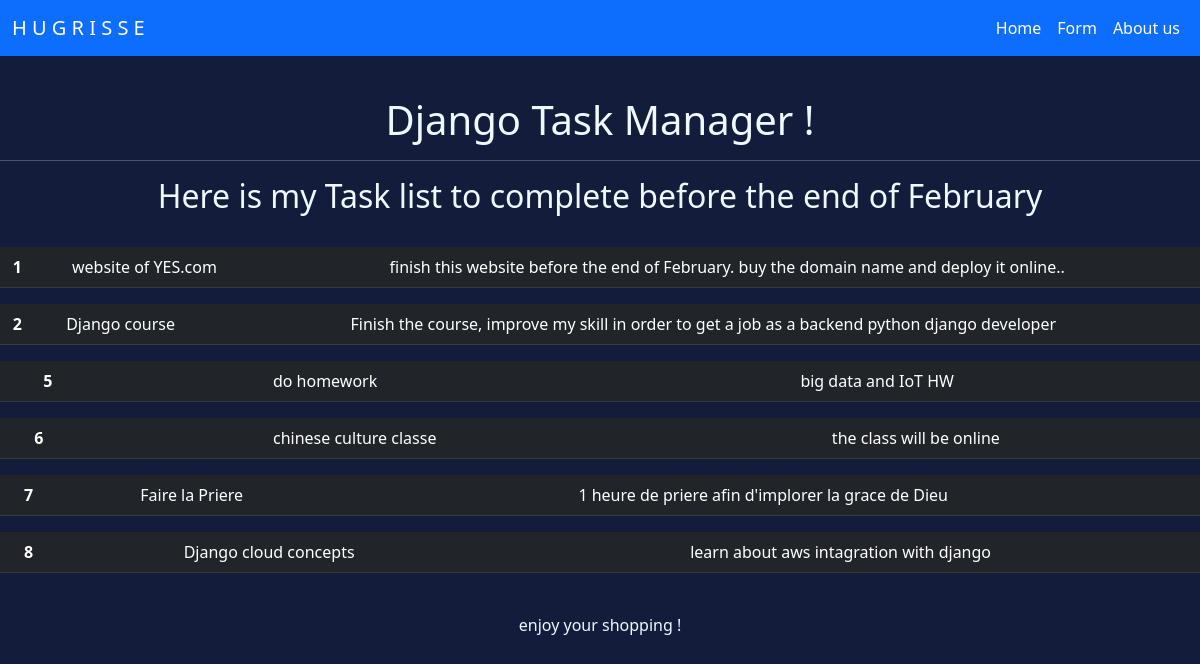
Before: / with the older database file.
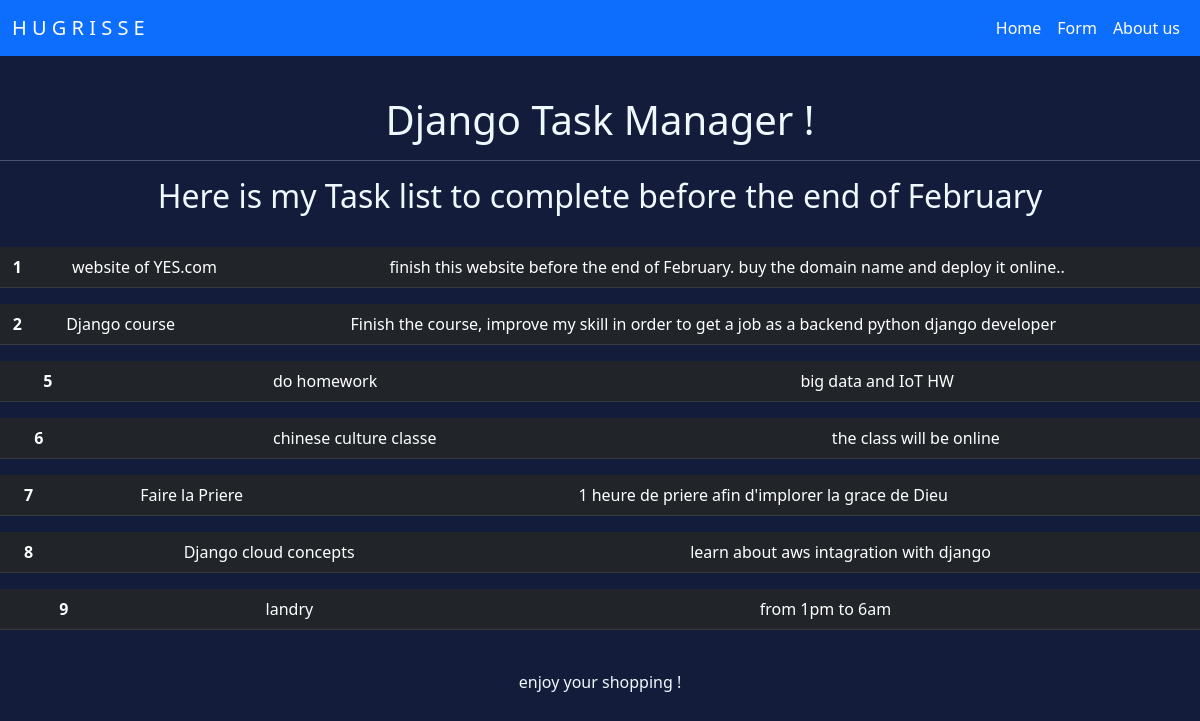
After: the same page with the newer database file.
### mainapp/models.py (models this page shows, shortened)
class Task(models.Model):
    title = models.CharField(max_length=50)
    content = models.CharField(max_length=200)
    date_posted = models.DateTimeField(auto_now_add=True)

### mainapp/views.py (the view)
# urls.py: path('', views.home, name='home'),
def home(request):
    taksList = Task.objects.all()
    context = {'tasks' : taksList}
    return render(request, 'home.html', context = context)

### templates/home.html (shortened to what this page needs)
{% extends 'base.html' %}
{% block content %}
<!DOCTYPE html>
<html lang="en">
<head>
</head>
<body>
    <h1> Django Task Manager !</h1>
    <hr>
    <h2>Here is my Task list to complete before the end of February </h2>
    <br>
    {% for task in tasks %}
    <table class="table table-dark">
          <tr>
            <th>{{task.id}}</th>
            <td>{{task.title}}</td>
            <td>{{task.content}}</td>
          </tr>
      </table>
    {% endfor %}
    <br>
    <p>enjoy your shopping !</p>
</body>
</html>
{% endblock %}

### templates/base.html (shortened to what this page needs)
<!DOCTYPE html>
<html lang="en">
<head>
    <link href="https://cdn.jsdelivr.net/npm/bootstrap@5.3.0-alpha1/dist/css/bootstrap.min.css" rel="stylesheet">
</head>
<body>
    <nav class="navbar navbar-expand-lg navbar-dark bg-primary  ">
        <div class="container-fluid">
          <a class="navbar-brand" href="{% url 'home' %}">H U G R I S S E</a>
          <div class="collapse navbar-collapse" id="navbarSupportedContent">
            <ul class="navbar-nav ms-auto mb-2 mb-lg-0">
              <li class="nav-item">
                <a class="nav-link active" aria-current="page" href="{% url 'home' %}">Home</a>
              </li>
              <li class="nav-item">
                <a class="nav-link active" href="{% url 'taskForm' %}">Form</a>
              </li>
              <li class="nav-item">
                <a class="nav-link active" href="{% url 'about'%}">About us</a>
              </li>
            </ul>
          </div>
        </div>
      </nav>
{% block content %}
{% endblock %}
</body>
</html>

### templates/home.html (style rules this page uses)
body { background-color: rgb(19, 29, 59); color: aliceblue; justify-content: center; text-align: center; }
h1 { margin-top: 40px; }

Changed rows visible on the page:
added Task: id "9", title "landry", content "from 1pm to 6am"
